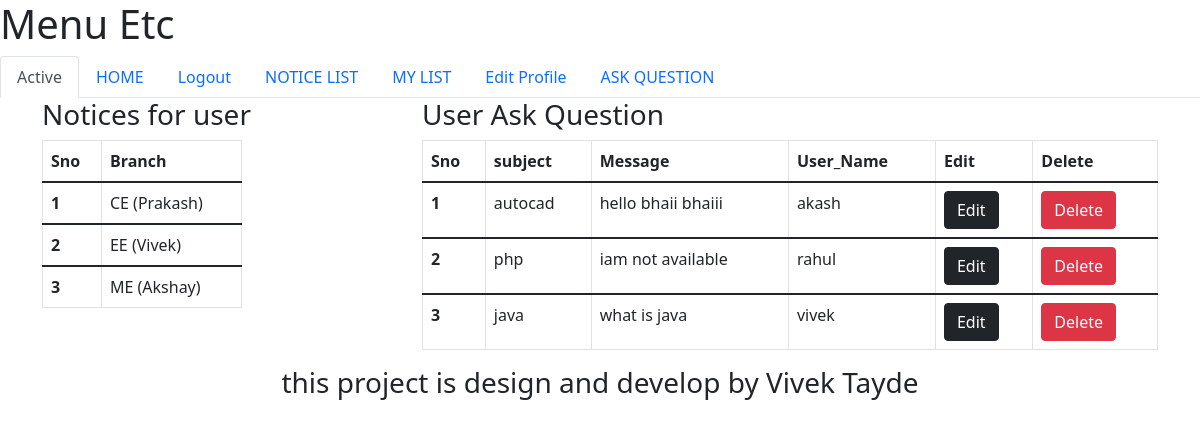
Page /college/mylist/ (signed in) on the committed database.
### college/models.py (models this page shows, shortened)
class Notice(models.Model):
    subject = models.CharField(max_length = 100)
    msg = models.TextField()
    cr_date = models.DateTimeField(auto_now_add=True)
    branch = models.ForeignKey(to=Branch, on_delete=CASCADE, null=True, blank=True)

class Branch(models.Model):
    name = models.CharField(max_length = 100)
    hod = models.CharField(max_length = 100)
    def __str__(self):
        return "%s (%s)" % (self.name, self.hod) # multipale  string sow karane ke liye database me  brach,hod dono show karega

class Question(models.Model): # user question bhi puch sakta hai
    subject = models.CharField(max_length = 100)
    msg = models.TextField()
    cr_date = models.DateTimeField(auto_now_add=True)
    user_name=models.CharField(max_length=100)

### college/views.py (the view)
# urls.py: path('mylist/', views.MyList.as_view()),
@method_decorator(login_required, name="dispatch")
class MyList(TemplateView): # jab mylist pe click hoga tab notice table ka data or questions table ka data dikhayega
    template_name = "college/mylist.html"
    def get_context_data(self, **kwargs):
        context = TemplateView.get_context_data(self, **kwargs)
        context["notices"] = Notice.objects.order_by("-id")[:3]     # context["notices"] iska matlab ki mylist.html fle me jo notices wala part hai waha notice table ka data dikhao
        context["questions"] = Question.objects.order_by("-id")[:3]  # context["questionss"] iska matlab ki mylist.html fle me jo questionss wala part hai waha question table ka data dikhao
        return context;

### college/templates/college/mylist.html
{%extends 'base.html'%}
{%block content%}
<div class="container">
  <div class="row">
    <div class="col-4">
<h3>Notices for user</h3>
    </div>
      <div class="col-8">
  <h3>User Ask Question</h3>
      </div>
<div class="container">
  <div class="row">
    <div class="col-4">
        <table class="table table-bordered" style="width:200px">
  <thead>
    <tr>
      <th scope="col">Sno</th>
      <th scope="col">Branch</th>
    </tr>
  </thead>
    {% for n1 in notices %}
  <tbody>
    <tr>
      <th scope="row">{{forloop.counter}}</th>
      <td>{{n1.branch}}</td>
    </tr>
  </tbody>
    {% endfor %}
</table>
    </div>
    <div class="col-8">
        <table class="table table-bordered">
  <thead>
    <tr>
      <th scope="col">Sno</th>
      <th scope="col">subject</th>
      <th scope="col">Message</th>
      <th scope="col">User_Name</th>
      <th scope="col">Edit</th>
      <th scope="col">Delete</th>
    </tr>
  </thead>
    {% for q1 in questions %}
  <tbody>
    <tr>
      <th scope="row">{{forloop.counter}}</th>
      <td>{{q1.subject}}</td>
      <td>{{q1.msg}}</td>
      <td>{{q1.user_name}}</td>
        <th scope="col"><a href="/college/notice/edit/{{ q1.id }}"><button type="button" class="btn btn-dark">Edit</button></a></th>
      <th scope="col"><a href="/college/notice/delete/{{q1.id}}"><button type="button" class="btn btn-danger">Delete</button></th>
    </tr>
  </tbody>
    {% endfor %}
</table>
    </div>
  </div>
</div>
  </div></div>
      {%endblock%}

### rows in the picture
Notice: branch "CE (Prakash)"
Notice: branch "EE (Vivek)"
Notice: branch "ME (Akshay)"
Question: subject "autocad", msg "hello bhaii bhaiii", user_name "akash"
Question: subject "php", msg "iam not available", user_name "rahul"
Question: subject "java", msg "what is java", user_name "vivek"
